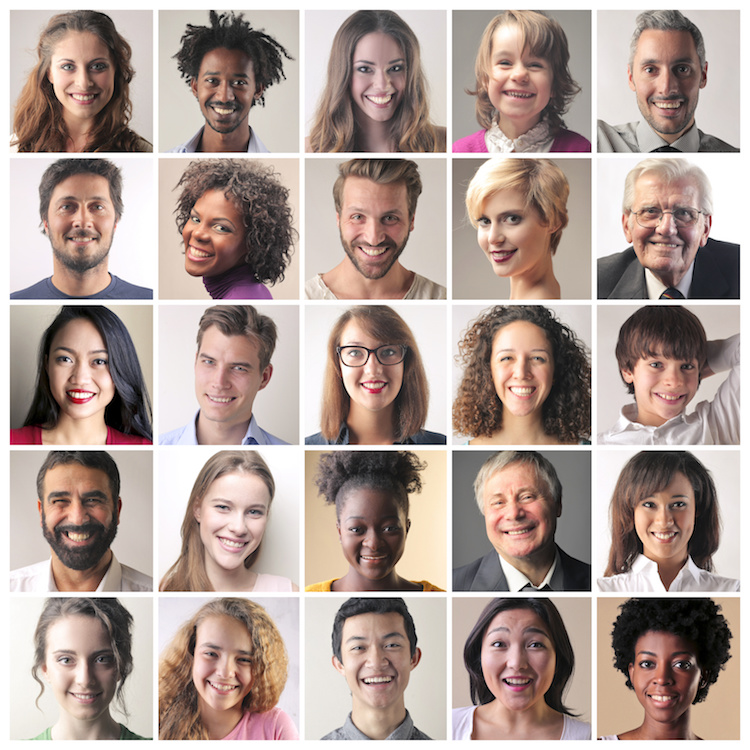
#> input picture eyes-detection/faces.jpeg, 750 x 750 px, given in place of the camera
$ python main.py
#> lines starting #> are read from the running program, lines starting #| are printed output that depends on the picture; after the words box and inside, x2 and y2 are one past the last pixel; in counts of white or black regions, pixels touching at a corner belong together
import cv2
import numpy as np
cap = cv2.VideoCapture(0)


while True:
    _,frame=cap.read()
#> frame is the input picture: shape (750, 750, 3); mean B, G, R 150.6, 157.8, 175.3
    frame=cv2.resize(frame,(0,0),fx=0.5,fy=0.5)
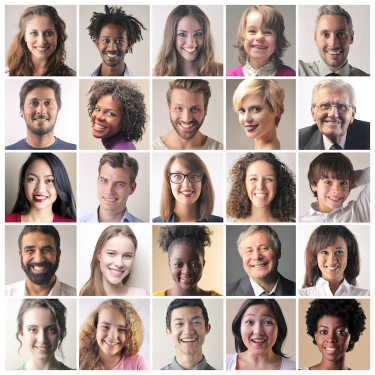
#> frame: shape (375, 375, 3); mean B, G, R 150.8, 157.9, 175.4
    blur=cv2.blur(frame,(2,2))
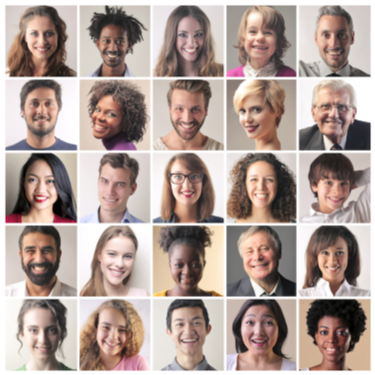
#> blur: shape (375, 375, 3); mean B, G, R 151.1, 158.3, 175.8

    thresh=cv2.Canny(blur,30,150)
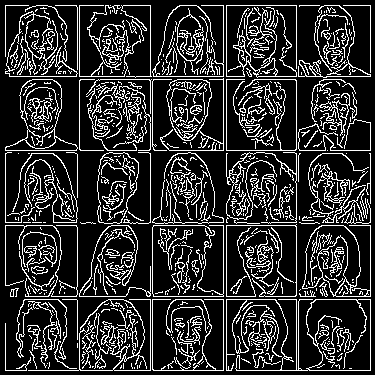
#> thresh: shape (375, 375); 18.4% white in thin lines or dots
    #adaptativeTrasholding(gray,255,cv2.ADAPTIVE_THRESH_GAUSSIAN_C,cv2.THRESH_BINARY,115,1)
    contours,hierarchy=cv2.findContours(thresh,cv2.RETR_TREE,cv2.CHAIN_APPROX_SIMPLE)
#> contours = 838 contours, 738 with area under 20; largest, box (x1, y1, x2, y2) and area: (226, 299, 371, 371) 4192, (306, 299, 371, 371) 4048, (302, 225, 371, 297) 2972, (5, 79, 78, 151) 2752, (97, 152, 139, 224) 2293
    frame2=frame.copy()
    index=-1
    thickness=4
    color=(255,0,255)
    cv2.drawContours(frame2,contours,index,color,thickness)
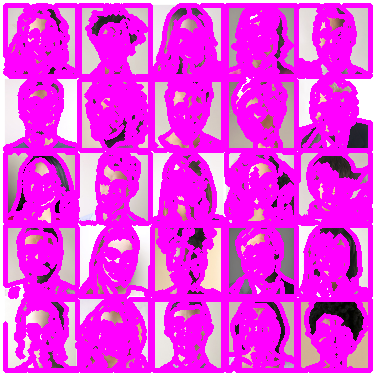
#> frame2: shape (375, 375, 3); mean B, G, R 228.8, 61.4, 234.3
    cv2.imshow("Contours",frame2)
    cv2.imshow("Thresh",thresh)

    cv2.imshow("Dilate",blur)
    if cv2.waitKey(1)==ord('q'):
#> (key q is pressed here)
        break
cap.release()
cv2.destroyAllWindows()
